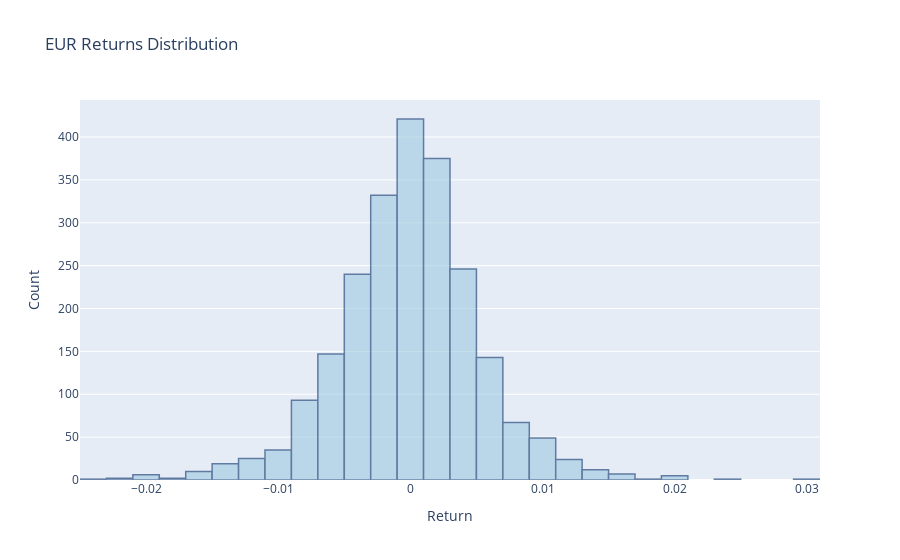

Write notebook code for a chart like this one.
### Code cell
fig = px.histogram(data, x='returns', nbins=50, title='EUR Returns Distribution')
fig.update_traces(marker_color='rgb(158,202,225)', marker_line_color='rgb(8,48,107)',
                  marker_line_width=1.5, opacity=0.6)
fig.update_layout(
    title_text='EUR Returns Distribution', # title of plot
    xaxis_title_text='Return', # xaxis label
    yaxis_title_text='Count', # yaxis label
)
fig.show()

### Figure 1 — Plotly figure (JSON) as saved in the notebook; plotly's stock layout.template omitted (floating-point values rounded to 4 significant figures; data arrays with more than 128 entries replaced by an {"elided": "..."} marker saying what was removed)
{"data": [{"alignmentgroup": "True", "bingroup": "x", "hovertemplate": "returns=%{x}<br>count=%{y}<extra></extra>", "legendgroup": "", "marker": {"color": "rgb(158,202,225)", "line": {"color": "rgb(8,48,107)", "width": 1.5}, "pattern": {"shape": ""}}, "name": "", "nbinsx": 50, "offsetgroup": "", "opacity": 0.6, "orientation": "v", "showlegend": false, "type": "histogram", "x": {"elided": "2265 float values"}, "xaxis": "x", "yaxis": "y"}], "layout": {"barmode": "relative", "legend": {"tracegroupgap": 0}, "title": {"text": "EUR Returns Distribution"}, "xaxis": {"anchor": "y", "domain": [0, 1], "title": {"text": "Return"}}, "yaxis": {"anchor": "x", "domain": [0, 1], "title": {"text": "Count"}}}}
